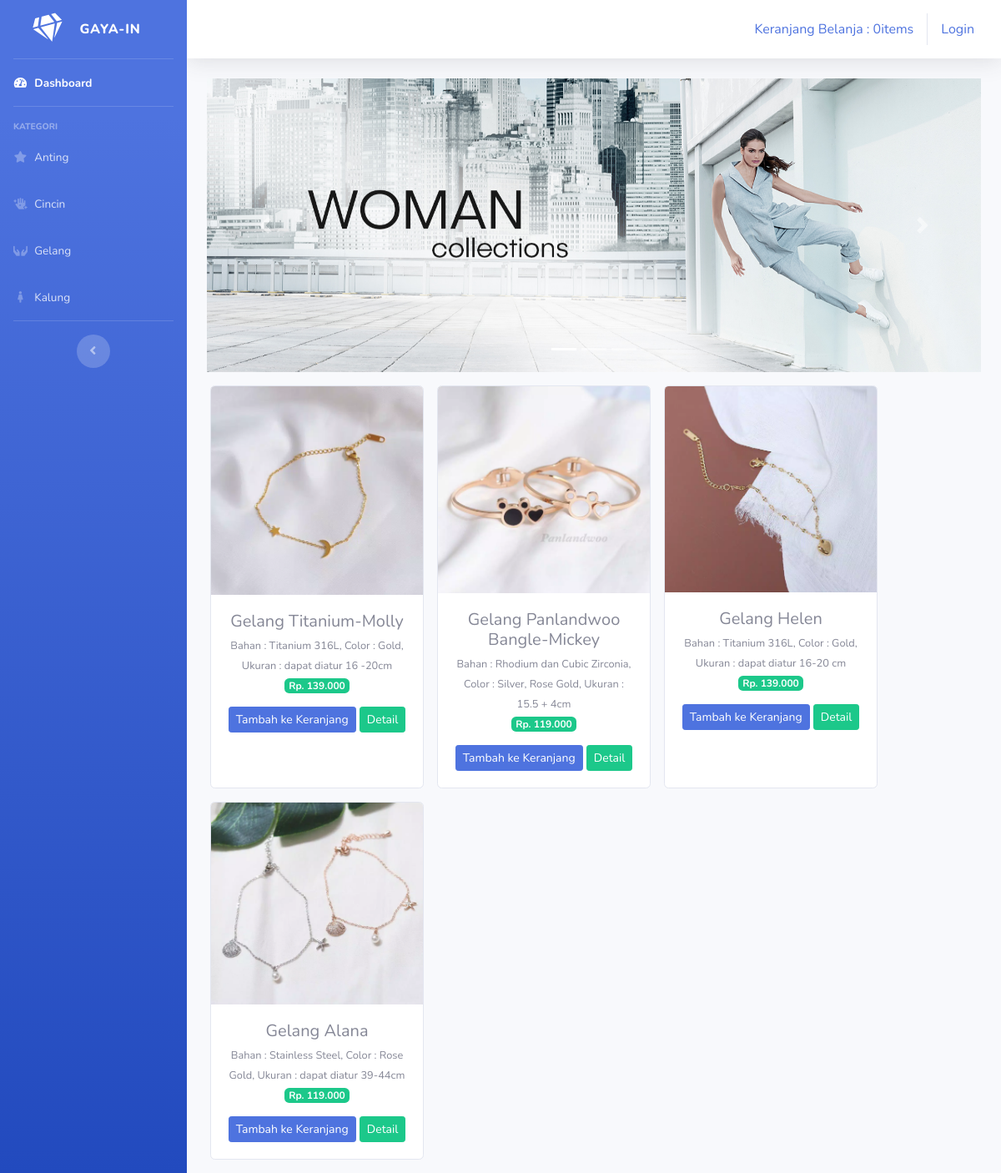
Page /index.php/kategori/gelang on the committed database.
### tables this page shows
CREATE TABLE `tb_barang` (
  `id_brg` int(11) NOT NULL,
  `nama_brg` varchar(120) NOT NULL,
  `keterangan` varchar(255) NOT NULL,
  `kategori` varchar(60) NOT NULL,
  `harga` int(11) NOT NULL,
  `stok` int(4) NOT NULL,
  `gambar` text NOT NULL
);

### application/controllers/Kategori.php (called while the page is built, shortened)
<?php
class Kategori extends CI_Controller
{
    public function gelang()
    {
        $data['gelang'] = $this->model_kategori->data_gelang()->result();
        $this->load->view('templates/header');
        $this->load->view('templates/sidebar');
        $this->load->view('gelang', $data);
        $this->load->view('templates/footer');
    }
}

### index.php (called while the page is built, shortened)
<?php
require_once BASEPATH.'core/CodeIgniter.php';

### application/models/Model_kategori.php (called while the page is built, shortened)
<?php
class Model_kategori extends CI_Model
{
    public function data_gelang()
    {
        return $this->db->get_where("tb_barang", array('kategori' => 'gelang'));
    }
}

### application/views/gelang.php (the view, shortened to what this page needs)
<div class="container-fluid">
    <div id="carouselExampleIndicators" class="carousel slide" data-ride="carousel">
        <ol class="carousel-indicators">
            <li data-target="#carouselExampleIndicators" data-slide-to="0" class="active"></li>
            <li data-target="#carouselExampleIndicators" data-slide-to="1"></li>
            <li data-target="#carouselExampleIndicators" data-slide-to="2"></li>
        </ol>
        <div class="carousel-inner">
            <div class="carousel-item active">
                <img src="<?php echo base_url('assets/img/woman.jpg') ?>" class="d-block w-100" alt="...">
            </div>
        </div>
        <a class="carousel-control-prev" href="#carouselExampleIndicators" role="button" data-slide="prev">
            <span class="carousel-control-prev-icon" aria-hidden="true"></span>
        </a>
        <a class="carousel-control-next" href="#carouselExampleIndicators" role="button" data-slide="next">
            <span class="carousel-control-next-icon" aria-hidden="true"></span>
        </a>
    </div>
    <div class="row text-center mt-3">
        <?php foreach ($gelang as $brg) : ?>
            <div class="card ml-3 mb-3" style="width: 16rem;">
                <img src="<?php echo base_url() . '/uploads/' . $brg->gambar ?>" class="card-img-top" alt="...">
                <div class="card-body">
                    <h5 class="card-title mb-1"><?php echo $brg->nama_brg ?></h5>
                    <small><?php echo $brg->keterangan ?></small><br>
                    <span class="badge badge-success mb-3">Rp. <?php echo number_format($brg->harga, 0, ',', '.') ?></span><br>
                    <?php echo anchor('dashboard/tambah_ke_keranjang/' . $brg
                        ->id_brg, '<div class="btn btn-sm btn-primary">Tambah ke Keranjang</div>') ?>
                    <?php echo anchor('dashboard/detail/' . $brg
                        ->id_brg, '<div class="btn btn-sm btn-success">Detail</div>') ?>
                </div>
            </div>
        <?php endforeach; ?>
    </div>
</div>

### rows in the picture
tb_barang: gambar (picture), nama_brg "Gelang Titanium-Molly", keterangan "Bahan : Titanium 316L, Color : Gold, Ukuran : dapat diatur 16 -20cm", harga "139.000", id_brg "Tambah ke Keranjang", id_brg "Detail"
tb_barang: gambar (picture), nama_brg "Gelang Panlandwoo Bangle-Mickey", keterangan "Bahan : Rhodium dan Cubic Zirconia, Color : Silver, Rose Gold, Ukuran : 15.5 + 4cm", harga "119.000", id_brg "Tambah ke Keranjang", id_brg "Detail"
tb_barang: gambar (picture), nama_brg "Gelang Helen", keterangan "Bahan : Titanium 316L, Color : Gold, Ukuran : dapat diatur 16-20 cm", harga "139.000", id_brg "Tambah ke Keranjang", id_brg "Detail"
tb_barang: gambar (picture), nama_brg "Gelang Alana", keterangan "Bahan : Stainless Steel, Color : Rose Gold, Ukuran : dapat diatur 39-44cm", harga "119.000", id_brg "Tambah ke Keranjang", id_brg "Detail"

### other values in the picture
anchor('dashboard/detail_keranjang', $keranjang) "Keranjang Belanja : 0items"
anchor('auth/login', 'Login') "Login"
